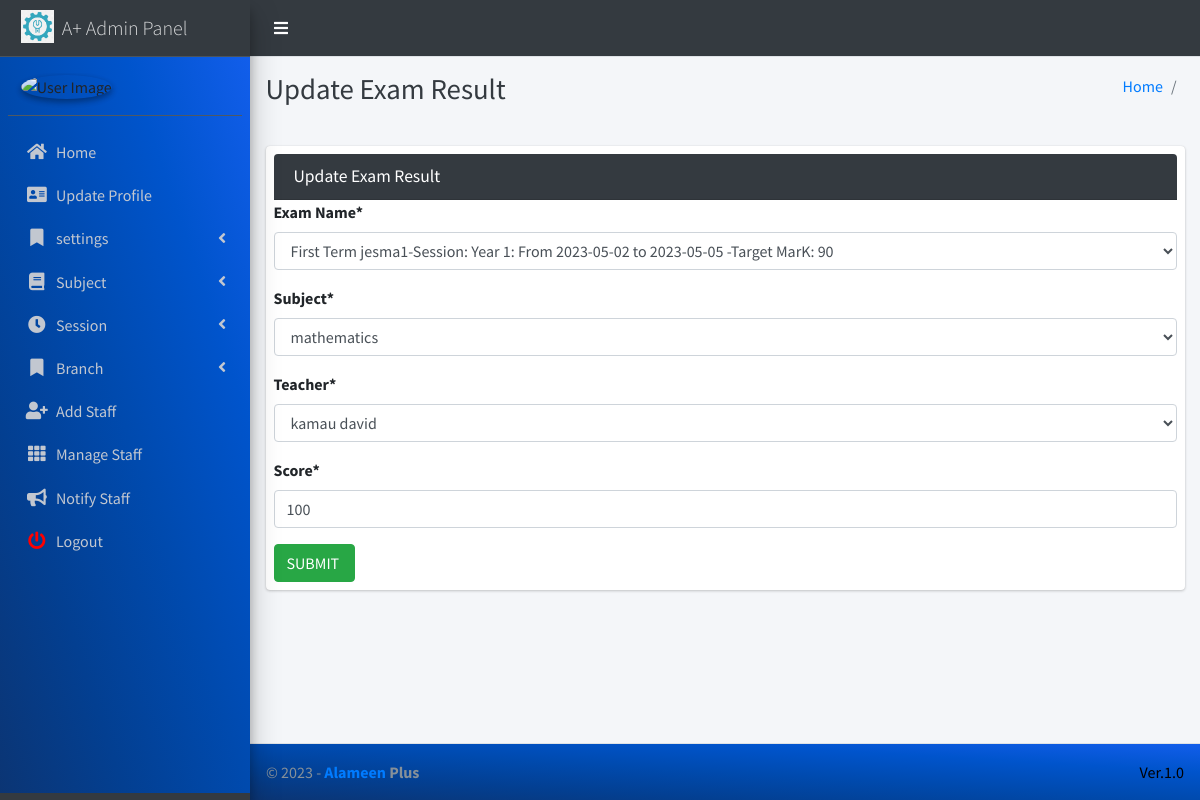
Page /update/exam_result/2/ (signed in) on the committed database.
### main_app/models.py (models this page shows, shortened)
class Exam(models.Model):
    exam_id = models.AutoField(primary_key=True)
    created_at = models.DateField(auto_now=True)
    exam_date = models.DateField()
    name = models.CharField(max_length=50, unique=True)
    target_marks = models.IntegerField()
    session = models.ForeignKey(Session, on_delete=models.DO_NOTHING)
    term = models.ForeignKey(SessionTerm, on_delete=models.DO_NOTHING)
    def __str__(self):
        return f'{self.term} {self.name}-Session: {self.session} -Target MarK: {self.target_marks}'

class ExamMeanResult(models.Model):
    result_id = models.AutoField(primary_key=True)
    exam =models.ForeignKey(Exam, on_delete=models.DO_NOTHING, null=True, verbose_name='Exam Name')
    subject = models.ForeignKey(Subject, on_delete=models.DO_NOTHING)
    teacher = models.ForeignKey(Staff, on_delete=models.DO_NOTHING, null=True)
    score = models.IntegerField()
    created = models.DateField(auto_now_add=True)
    class Meta:
        unique_together = ('exam', 'subject')

### main_app/hod_views.py (the view)
# urls.py: path('update/exam_result/<int:id>/', hod_views.update_exam_result, name='update_exam_result'),
@login_required(redirect_field_name="user_login")
def update_exam_result(request,id):
    exam = ExamMeanResult.objects.get(result_id=id)
    if request.method == 'POST':
        form = ExamResultForm(request.POST, instance=exam)
        if form.is_valid():
            form.save()
            sweetify.success(request, 'Exam Result updated !')
            return redirect('manage_exam_result')
    else:
        form = ExamResultForm(instance=exam)
    context = {
        'form': form
    }
    return render(request, "hod_template/update_exam_result.html", context)

### main_app/forms.py
class ExamResultForm(forms.ModelForm):
    class Meta:
        model = ExamMeanResult
        fields = ['exam', 'subject', 'teacher' ,'score']

### main_app/models.py (called while the page is built)
    def __str__(self):
        return self.name + ": From " + str(self.start_year) + " to " + str(self.end_year)

    def __str__(self):
        return self.term

    def __str__(self):
        return  self.first_name + " " + self.last_name

    def __str__(self):
        return self.admin.first_name + " " +  self.admin.last_name

    def __str__(self):
        return f'{self.name}'

### main_app/templates/hod_template/update_exam_result.html (shortened to what this page needs)
{% extends 'main_app/base.html' %}
{% load static %}
{% load crispy_forms_tags %}
{% block page_title %}Update Exam Result{% endblock page_title %}
{% block content %}
<section class="content">
    <div class="container-fluid">
        <div class="row">
            <div class="col-md-12">
                <div class="card card-dark p-2">
                    <div class="card-header">
                        <h3 class="card-title">Update Exam Result </h3>
                    </div>
                    <form method="post">
                    {{form|crispy}}
                    <input class="btn btn-success" type="submit" value="SUBMIT ">
                    </form>
                </div>
            </div>
        </div>
    </div>
</section>
{% endblock content %}

### rows in the picture
Exam: exam "First Term jesma1-Session: Year 1: From 2023-05-02 to 2023-05-05 -Target MarK: 90"
ExamMeanResult: subject "mathematics", teacher "kamau david", score "100"
